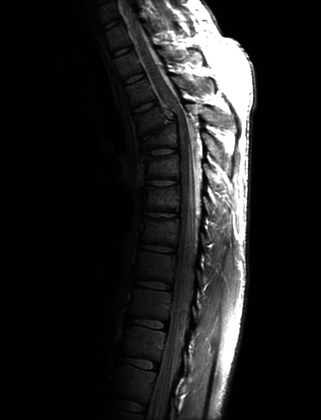
%> input picture DIP/PROJECT 03-01 Image Enhancement Using Intensity Transformations/fracturedspine.tif, 321 x 420 px, shrunk from 746 x 976 before the run
$ octave --eval "result = IPskeletondecomp('../PROJECT 03-01 Image Enhancement Using Intensity Transformations/fracturedspine.tif');"   (GNU Octave 9; MATLAB toolbox functions it lacks are replaced by stand-ins)
%> lines starting %> are read from the running program, lines starting %| are printed output that depends on the picture; in (x1, y1, x2, y2) boxes, pixels count from 0 and x2, y2 are one past the last pixel; in counts of white or black regions, pixels touching at a corner belong together; the program's own positions count from 1
function [R,k] = IPskeletondecomp( img )
%img - image url as parameter

%Preparing the image
f = double(imread(img));
%> f: size 420x321 double; min 0, max 255, mean 32.6; mean of the top-left, top-right, bottom-left and bottom-right quarters 8.6, 76.2, 4.6, 40.8
[M,N] = size(f);
%> M = 420; N = 321

%SE
SE = [1 1 1; 1 1 1; 1 1 1];


%Final result
R = zeros(M,N);

%Determine k
maxv = 1;
k = 0;
F = f;

while(maxv == 1)
    F = imerode(F,SE);
    sizem = M*N;
    maxv = max(reshape(F,1,sizem));
    if(maxv == 1)
        k = k + 1;
    end
    imshow(F)
    pause(.1)
end
%> this loop made 1 pass
%> maxv on pass 1: 255
%> pass 1, in IPskeletondecomp, `F = imerode(F,SE);`:
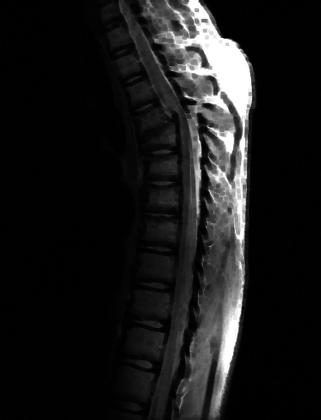
%> F: size 420x321 double; min 0, max 255, mean 25.7
%> pass 1, in IPskeletondecomp, `imshow(F)`:
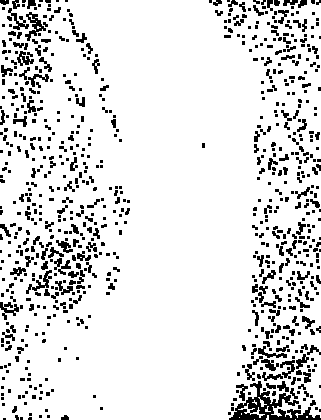
%> displayed picture: size 420x321, on the screen's scale of 0 to 255; 87.8% white; 794 black regions (586 under 20 px), largest, box (x1, y1, x2, y2) and area: (229, 381, 321, 420) 1242, (25, 12, 46, 41) 222, (26, 270, 52, 294) 173
%> after the loop, k = 0

F = f;

%Performing skeleton
for i = 1:k
    for j = 1:i
        F = imerode(F,SE);
    end
    Sk = F - (imdilate(imerode(F,SE),SE));
    R = IPUnion(R,Sk,M,N);
    F = f;
end
%> this loop made 0 passes
%> R: size 420x321 double; every value is 0
end

function [ R ] = IPUnion(R,Sk,M,N)
Sk = abs(Sk);
R = R + Sk;
for i = 1:M
   for j = 1:N
      if(R(i,j)==2)
         R(i,j) = 1;
      end
   end
end
end
